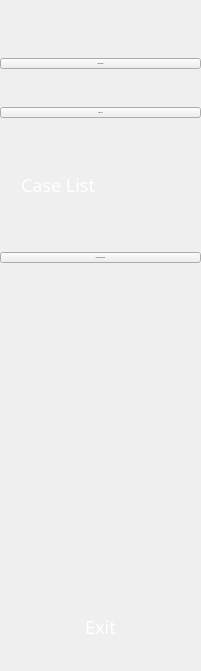
   <widget class="QWidget" name="sidebar" native="true">
    <property name="geometry">
     <rect>
      <x>0</x>
      <y>60</y>
      <width>201</width>
      <height>671</height>
     </rect>
    </property>
    <property name="styleSheet">
     <string notr="true">#QPushButton{
  border: none;
  color: #fff;
  cursor: pointer;
  font-size: 18px;
  outline: 0;
  padding: 16px 21px;
  position: relative;
text-align: left;
  text-decoration: none;
  transition: all .3s;
}
#QPushButton:checked {
 background-color: #F5FAFE;
color: #1d3453;
}</string>
    </property>
    <widget class="QWidget" name="verticalLayoutWidget">
     <property name="geometry">
      <rect>
       <x>0</x>
       <y>20</y>
       <width>201</width>
       <height>284</height>
      </rect>
     </property>
     <layout class="QVBoxLayout" name="verticalLayout">
      <property name="spacing">
       <number>0</number>
      </property>
      <item>
       <widget class="QPushButton" name="lawyerButton">
        <property name="font">
         <font>
          <family>Poppins</family>
          <pointsize>-1</pointsize>
          <underline>false</underline>
          <strikeout>false</strikeout>
         </font>
        </property>
        <property name="styleSheet">
         <string notr="true"/>
        </property>
        <property name="text">
         <string>Lawyer Page</string>
        </property>
        <property name="icon">
         <iconset resource="../static/resource.qrc">
          <normaloff>:/icon/lawyer.svg</normaloff>
          <normalon>:/icon/lawyerdark.svg</normalon>:/icon/lawyer.svg</iconset>
        </property>
        <property name="checkable">
         <bool>true</bool>
        </property>
        <property name="autoExclusive">
         <bool>true</bool>
        </property>
       </widget>
      </item>
      <item>
       <widget class="QPushButton" name="clientButton">
        <property name="font">
         <font>
          <family>Poppins</family>
          <pointsize>-1</pointsize>
          <underline>false</underline>
          <strikeout>false</strikeout>
         </font>
        </property>
        <property name="styleSheet">
         <string notr="true"/>
        </property>
        <property name="text">
         <string>Client List</string>
        </property>
        <property name="icon">
         <iconset resource="../static/resource.qrc">
          <normaloff>:/icon/client.svg</normaloff>
          <normalon>:/icon/clientdark.svg</normalon>:/icon/client.svg</iconset>
        </property>
        <property name="checkable">
         <bool>true</bool>
        </property>
        <property name="autoExclusive">
         <bool>true</bool>
        </property>
       </widget>
      </item>
      <item>
       <widget class="QPushButton" name="caseButton">
        <property name="font">
         <font>
          <family>Poppins</family>
          <pointsize>-1</pointsize>
          <underline>false</underline>
          <strikeout>false</strikeout>
         </font>
        </property>
        <property name="styleSheet">
         <string notr="true">#caseButton{
  border: none;
  color: #fff;
  cursor: pointer;
  font-size: 18px;
  outline: 0;
  padding: 16px 21px;
  position: relative;
text-align: left;
  text-decoration: none;
  transition: all .3s;
}
#caseButton:checked {
 background-color: #F5FAFE;
color: #1d3453;
}
</string>
        </property>
        <property name="text">
         <string>Case List</string>
        </property>
        <property name="icon">
         <iconset resource="../static/resource.qrc">
          <normaloff>:/icon/case.svg</normaloff>
          <normalon>:/icon/casedark.svg</normalon>:/icon/case.svg</iconset>
        </property>
        <property name="checkable">
         <bool>true</bool>
        </property>
        <property name="autoExclusive">
         <bool>true</bool>
        </property>
       </widget>
      </item>
      <item>
       <widget class="QPushButton" name="caseButton_2">
        <property name="font">
         <font>
          <family>Poppins</family>
          <pointsize>-1</pointsize>
          <underline>false</underline>
          <strikeout>false</strikeout>
         </font>
        </property>
        <property name="styleSheet">
         <string notr="true"/>
        </property>
        <property name="text">
         <string>Lawyer/Client Cases</string>
        </property>
        <property name="icon">
         <iconset resource="../static/resource.qrc">
          <normaloff>:/icon/case.svg</normaloff>
          <normalon>:/icon/casedark.svg</normalon>:/icon/case.svg</iconset>
        </property>
        <property name="checkable">
         <bool>true</bool>
        </property>
        <property name="autoExclusive">
         <bool>true</bool>
        </property>
       </widget>
      </item>
     </layout>
    </widget>
    <widget class="QPushButton" name="exitButton">
     <property name="geometry">
      <rect>
       <x>0</x>
       <y>600</y>
       <width>201</width>
       <height>53</height>
      </rect>
     </property>
     <property name="font">
      <font>
       <family>Poppins</family>
       <pointsize>-1</pointsize>
       <weight>50</weight>
       <bold>false</bold>
       <underline>false</underline>
       <strikeout>false</strikeout>
      </font>
     </property>
     <property name="styleSheet">
      <string notr="true">#exitButton{
  border: none;
  color: #fff;
  cursor: pointer;
  font-size: 18px;
  outline: 0;
  padding: 16px 21px;
  position: relative;
text-align: center;
  text-decoration: none;
  transition: all .3s;
}

#exitButton:checked {
 background-color: #F5FAFE;
color: #1d3453;
}
</string>
     </property>
     <property name="text">
      <string>Exit</string>
     </property>
     <property name="icon">
      <iconset resource="../static/resource.qrc">
       <normaloff>:/icon/exit.svg</normaloff>
       <normalon>:/icon/exitdark.svg</normalon>:/icon/exit.svg</iconset>
     </property>
     <property name="checkable">
      <bool>true</bool>
     </property>
     <property name="checked">
      <bool>false</bool>
     </property>
     <property name="autoRepeat">
      <bool>false</bool>
     </property>
     <property name="autoExclusive">
      <bool>true</bool>
     </property>
    </widget>
   </widget>
